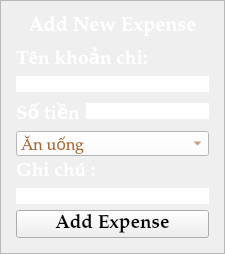
                 <widget class="QFrame" name="frame_Add">
                  <property name="styleSheet">
                   <string notr="true">#frame_Add {
    background-color:rgb(52, 85, 32);
    border-radius: 20px;
    border: 2px dashed rgb(130, 80, 9);
    font: 75 14pt &quot;Palatino Linotype&quot;;
}</string>
                  </property>
                  <property name="frameShape">
                   <enum>QFrame::StyledPanel</enum>
                  </property>
                  <property name="frameShadow">
                   <enum>QFrame::Raised</enum>
                  </property>
                  <layout class="QGridLayout" name="gridLayout_5">
                   <property name="leftMargin">
                    <number>15</number>
                   </property>
                   <property name="topMargin">
                    <number>15</number>
                   </property>
                   <property name="rightMargin">
                    <number>15</number>
                   </property>
                   <property name="bottomMargin">
                    <number>15</number>
                   </property>
                   <item row="5" column="0">
                    <widget class="QLabel" name="label_32">
                     <property name="font">
                      <font>
                       <family>Palatino Linotype</family>
                       <pointsize>14</pointsize>
                       <weight>75</weight>
                       <italic>false</italic>
                       <bold>true</bold>
                      </font>
                     </property>
                     <property name="styleSheet">
                      <string notr="true">color: rgb(0, 0, 0);
font: 14pt &quot;Palatino Linotype&quot;;
color:  white;
background-color: transparent;

border: none;         
font-weight:bold;</string>
                     </property>
                     <property name="text">
                      <string>Số tiền</string>
                     </property>
                    </widget>
                   </item>
                   <item row="5" column="1">
                    <widget class="QLineEdit" name="lineEditGiatri">
                     <property name="styleSheet">
                      <string notr="true">background-color: rgb(255, 255, 255);color:rgb(0, 0, 0);
border: none;                 /* Xóa viền */    ; font-weight: bold;
background-color: rgb(255, 255, 255);
</string>
                     </property>
                    </widget>
                   </item>
                   <item row="6" column="0" colspan="2">
                    <widget class="QComboBox" name="comboBoxLoaigia">
                     <property name="font">
                      <font>
                       <family>Palatino Linotype</family>
                       <pointsize>12</pointsize>
                       <weight>50</weight>
                       <italic>false</italic>
                       <bold>false</bold>
                      </font>
                     </property>
                     <property name="styleSheet">
                      <string notr="true">color: rgb(0, 0, 0);
font: 12pt &quot;Palatino Linotype&quot;;
color:  rgb(170, 104, 46);
background-color: rgb(255, 255, 255);</string>
                     </property>
                     <item>
                      <property name="text">
                       <string>Ăn uống</string>
                      </property>
                     </item>
                     <item>
                      <property name="text">
                       <string>Học tập</string>
                      </property>
                     </item>
                     <item>
                      <property name="text">
                       <string>Giải trí</string>
                      </property>
                     </item>
                     <item>
                      <property name="text">
                       <string>Đi lại</string>
                      </property>
                     </item>
                     <item>
                      <property name="text">
                       <string>Mua sắm</string>
                      </property>
                     </item>
                     <item>
                      <property name="text">
                       <string>Sức khỏe</string>
                      </property>
                     </item>
                    </widget>
                   </item>
                   <item row="7" column="0" colspan="2">
                    <widget class="QLabel" name="label_33">
                     <property name="font">
                      <font>
                       <family>Palatino Linotype</family>
                       <pointsize>14</pointsize>
                       <weight>75</weight>
                       <italic>false</italic>
                       <bold>true</bold>
                      </font>
                     </property>
                     <property name="styleSheet">
                      <string notr="true">color: rgb(0, 0, 0);
font: 14pt &quot;Palatino Linotype&quot;;
color:  white;
background-color: transparent;

border: none;         
font-weight:bold;</string>
                     </property>
                     <property name="text">
                      <string>Ghi chú :</string>
                     </property>
                    </widget>
                   </item>
                   <item row="0" column="0" rowspan="2" colspan="2">
                    <widget class="QLabel" name="label_34">
                     <property name="font">
                      <font>
                       <family>Palatino Linotype</family>
                       <pointsize>-1</pointsize>
                       <weight>75</weight>
                       <italic>false</italic>
                       <bold>true</bold>
                      </font>
                     </property>
                     <property name="styleSheet">
                      <string notr="true">background-color: transparent; /* Xóa nền trắng/mờ */

border: none;                 /* Xóa viền */    ; font-weight: bold;
color: white;
font-size: 20px;</string>
                     </property>
                     <property name="frameShadow">
                      <enum>QFrame::Plain</enum>
                     </property>
                     <property name="text">
                      <string>Add New Expense</string>
                     </property>
                     <property name="alignment">
                      <set>Qt::AlignCenter</set>
                     </property>
                    </widget>
                   </item>
                   <item row="4" column="0" colspan="2">
                    <widget class="QLineEdit" name="lineEditKhoanchi">
                     <property name="styleSheet">
                      <string notr="true">background-color: rgb(255, 255, 255);color:rgb(0, 0, 0);
border: none;                 /* Xóa viền */    ; font-weight: bold;
background-color: rgb(255, 255, 255);
</string>
                     </property>
                    </widget>
                   </item>
                   <item row="8" column="0" colspan="2">
                    <widget class="QLineEdit" name="lineEditGhichu">
                     <property name="styleSheet">
                      <string notr="true">background-color: rgb(255, 255, 255);color:rgb(0, 0, 0);
border: none;                 /* Xóa viền */    ; font-weight: bold;
background-color: rgb(255, 255, 255);
</string>
                     </property>
                    </widget>
                   </item>
                   <item row="9" column="0" colspan="2">
                    <widget class="QPushButton" name="pushButtonAddExpense">
                     <property name="font">
                      <font>
                       <family>Palatino Linotype</family>
                       <pointsize>14</pointsize>
                       <weight>75</weight>
                       <italic>false</italic>
                       <bold>true</bold>
                      </font>
                     </property>
                     <property name="styleSheet">
                      <string notr="true">font: 75 14pt &quot;Palatino Linotype&quot;;
font-weight:bold;
background-color:rgb(255, 250, 192);
color:brown;
border-radius: 15px;     
padding: 5px;
/*border: 2px solid rgb(255, 250, 192);
</string>
                     </property>
                     <property name="text">
                      <string>Add Expense</string>
                     </property>
                     <property name="icon">
                      <iconset resource="../resources.qrc">
                       <normaloff>:/nen/images/ic_save.png</normaloff>:/nen/images/ic_save.png</iconset>
                     </property>
                     <property name="iconSize">
                      <size>
                       <width>25</width>
                       <height>25</height>
                      </size>
                     </property>
                    </widget>
                   </item>
                   <item row="3" column="0" colspan="2">
                    <widget class="QLabel" name="label_31">
                     <property name="font">
                      <font>
                       <family>Palatino Linotype</family>
                       <pointsize>14</pointsize>
                       <weight>75</weight>
                       <italic>false</italic>
                       <bold>true</bold>
                      </font>
                     </property>
                     <property name="styleSheet">
                      <string notr="true">color: rgb(0, 0, 0);
font: 14pt &quot;Palatino Linotype&quot;;
color:  white;
background-color: transparent;

border: none;         
font-weight:bold;</string>
                     </property>
                     <property name="text">
                      <string>Tên khoản chi:</string>
                     </property>
                    </widget>
                   </item>
                  </layout>
                 </widget>
